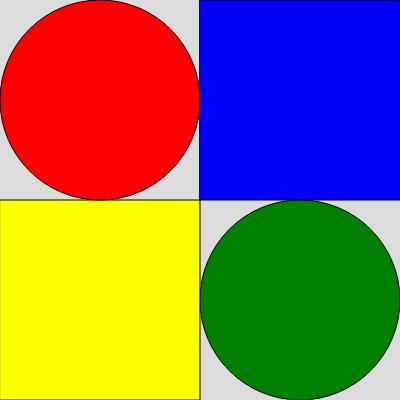
Frame 1 (no input)
Frame 60 (no input): identical to frame 1, image omitted
Frame 120 (the mouse pressed at the canvas centre since frame 60): identical to frame 1, image omitted

The p5.js sketch that drew this single still picture (run headless with seeded random() and noise() and a simulated clock; from frame 60 on, the mouse is pressed at the canvas centre):

// p5.js sketch
// ── sketch.js
function setup() {
  createCanvas(400, 400);
}

function draw() {
  background(220);
  fill(color('blue'));
  square(200, 0, 200);
  fill(color('green'));
  circle(300, 300, 200);
  fill(color('yellow'));
  square(0, 200, 200);
  fill(color('red'));
  circle(100, 100, 200); 
  

}
